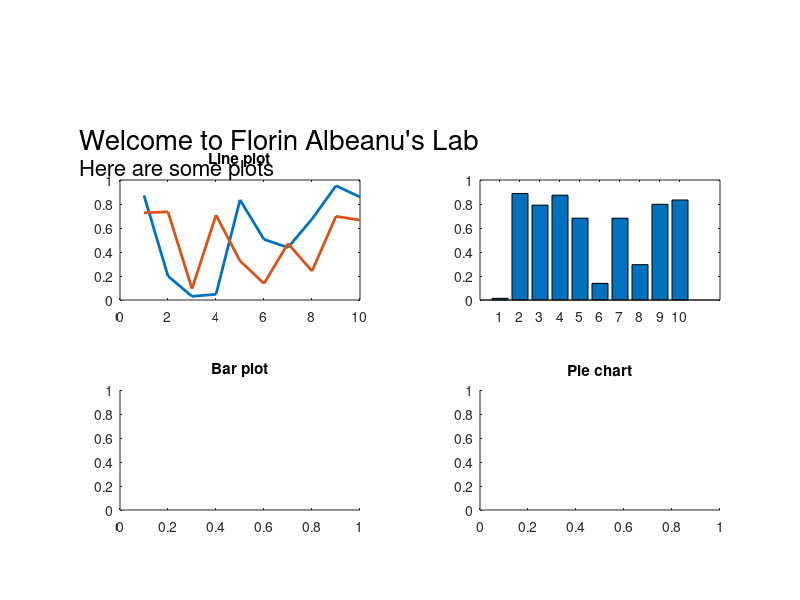

The MATLAB script that drew this image:
%% can you see this change???
close all
clear all
clc

handles.Fig = figure('Position', [200 200 400 600],'numbertitle','off', 'MenuBar', 'none');
handles.title = annotation('textbox',[.1 .75 .9 .2],'string','Welcome to Florin Albeanu''s Lab','edgecolor','none','fontsize',20);
handles.subtitle = annotation('textbox',[.1 .7 .9 .2],'string','Here are some plots','edgecolor','none','fontsize',16);

%% A line plot
handles.Axes.Line = axes('Position', [.15 .5 .3 .2]);
plot([rand(10,1) rand(10,1)],'LineWidth',2)
title('Line plot')

%% A scatter plot
handles.Axes.Scatter = axes('Position', [2*.15+.3 .5 .3 .2]);
title('Scatter ploot')
scatter(rand(15,1),rand(15,1))


%% A bar plot
bar(rand(10,1));
handles.Axes.Bar = axes('Position', [.15 .15 .3 .2]);
title('Bar plot')

%% A pie chart
handles.Axes.Pie = axes('Position', [2*.15+.3 .15 .3 .2]);
title('Pie chart')


%Cristina's commenmt